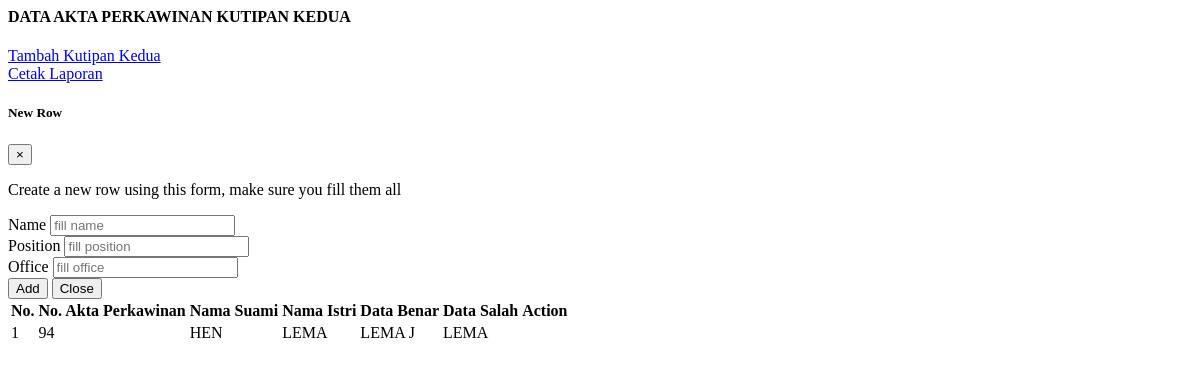
Page /demo1/tampil_perkawinank2.php on the committed database.
### tables this page shows
CREATE TABLE `data_k2_aktaperkawinan` (
  `id_k2_aktaperkawinan` int(11) NOT NULL,
  `id_request_akta` int(12) NOT NULL,
  `data_benar` varchar(100) NOT NULL,
  `data_salah` varchar(100) NOT NULL
);

CREATE TABLE `data_request_akta` (
  `id_request_akta` int(12) NOT NULL,
  `nik` varchar(16) NOT NULL,
  `tanggal_request` timestamp NOT NULL DEFAULT current_timestamp(),
  `scan_akta` text NOT NULL,
  `scan_bukunikah` text NOT NULL,
  `scan_ijazah` text NOT NULL,
  `scan_ktp` text NOT NULL,
  `scan_kk` text NOT NULL,
  `scan_keabsahan` text NOT NULL,
  `scan_pengadilan` text NOT NULL,
  `niksuami` varchar(100) NOT NULL,
  `nikistri` varchar(50) NOT NULL,
  `namasuami` varchar(50) NOT NULL,
  `namaistri` varchar(50) NOT NULL,
  `tempat` varchar(30) NOT NULL,
  `tanggal` text NOT NULL,
  `bulan` varchar(30) NOT NULL,
  `tahun` varchar(30) NOT NULL,
  `nama_pemuka_agama` varchar(50) NOT NULL,
  `jenis_kelamin` varchar(20) NOT NULL,
  `nama_ayah` varchar(50) NOT NULL,
  `nama_ibu` varchar(50) NOT NULL,
  `keterangan` varchar(50) NOT NULL DEFAULT 'Data sedang diperiksa oleh Staf',
  `status` int(11) NOT NULL DEFAULT 0,
  `acc` date NOT NULL
);

### demo1/tampil_perkawinank2.php (the view, shortened to what this page needs)
<?php include '../konek.php'; ?>
<link href="css/sweetalert.css" rel="stylesheet" type="text/css">
<div class="page-inner">
    <div class="row">
        <div class="col-md-12">
            <div class="card">
                <div class="card-header">
                    <div class="d-flex align-items-center">
                        <h4 class="card-title">DATA AKTA PERKAWINAN KUTIPAN KEDUA</h4>
                        <a href="?halaman=tambah_perkawinank2" class="btn btn-primary btn-round ml-auto">
                            Tambah Kutipan Kedua
                        </a>
                    </div>
                    <a href="../phpfpdf2" class="btn btn-info btn-border btn-round btn-sm">
                        Cetak Laporan
                    </a>
                </div>
                <div class="card-body">
                    <div class="modal fade" id="addRowModal" tabindex="-1" role="dialog" aria-hidden="true">
                        <div class="modal-dialog" role="document">
                            <div class="modal-content">
                                <div class="modal-header no-bd">
                                    <h5 class="modal-title">
                                        <span class="fw-mediumbold">
                                            New
                                        </span>
                                        <span class="fw-light">
                                            Row
                                        </span>
                                    </h5>
                                    <button type="button" class="close" data-dismiss="modal" aria-label="Close">
                                        <span aria-hidden="true">&times;</span>
                                    </button>
                                </div>
                                <div class="modal-body">
                                    <p class="small">Create a new row using this form, make sure you fill them all</p>
                                    <div class="row">
                                        <div class="col-sm-12">
                                            <div class="form-group form-group-default">
                                                <label>Name</label>
                                                <input id="addName" type="text" class="form-control" placeholder="fill name">
                                            </div>
                                        </div>
                                        <div class="col-md-6 pr-0">
                                            <div class="form-group form-group-default">
                                                <label>Position</label>
                                                <input id="addPosition" type="text" class="form-control" placeholder="fill position">
                                            </div>
                                        </div>
                                        <div class="col-md-6">
                                            <div class="form-group form-group-default">
                                                <label>Office</label>
                                                <input id="addOffice" type="text" class="form-control" placeholder="fill office">
                                            </div>
                                        </div>
                                    </div>
                                </div>
                                <div class="modal-footer no-bd">
                                    <button type="button" id="addRowButton" class="btn btn-primary">Add</button>
                                    <button type="button" class="btn btn-danger" data-dismiss="modal">Close</button>
                                </div>
                            </div>
                        </div>
                    </div>
                    <form action="">
                        <div class="table-responsive">
                            <table id="add" class="display table table-striped table-hover">
                                <thead>
                                    <tr>
                                        <th>No.</th>
                                        <th>No. Akta Perkawinan</th>
                                        <th>Nama Suami</th>
                                        <th>Nama Istri</th>
                                        <th>Data Benar</th>
                                        <th>Data Salah</th>
                                        <th>Action</th>
                                    </tr>
                                </thead>
                                <tbody>
                                    <?php
                                    $no = 1;
                                    $tampil = mysqli_query($konek, "SELECT * FROM data_k2_aktaperkawinan, data_request_akta
                                    WHERE data_k2_aktaperkawinan.id_request_akta = data_request_akta.id_request_akta") or die(mysqli_error($konek));
                                    while ($data = mysqli_fetch_array($tampil)) {
                                        $id_request_akta = $data['id_request_akta'];
                                        $namasuami = $data['namasuami'];
                                        $namaistri = $data['namaistri'];
                                        $data_benar = $data['data_benar'];
                                        $data_salah = $data['data_salah'];
                                    ?>
                                        <tr>
                                            <td><?php echo $no++; ?></td>
                                            <td><?php echo $id_request_akta; ?></td>
                                            <td><?php echo $namasuami; ?></td>
                                            <td><?php echo $namaistri; ?></td>
                                            <td><?php echo $data_benar; ?></td>
                                            <td><?php echo $data_salah; ?></td>
                                            <td>
                                            </td>
                                        </tr>
                                    <?php
                                    }
                                    ?>
                                </tbody>
                            </table>
                        </div>
                    </form>
                </div>
            </div>
        </div>
    </div>
</div>

### rows in the picture
data_k2_aktaperkawinan: id_request_akta.id_request_akta "94", id_request_akta.namasuami "HEN", id_request_akta.namaistri "LEMA", data_benar "LEMA J", data_salah "LEMA"
